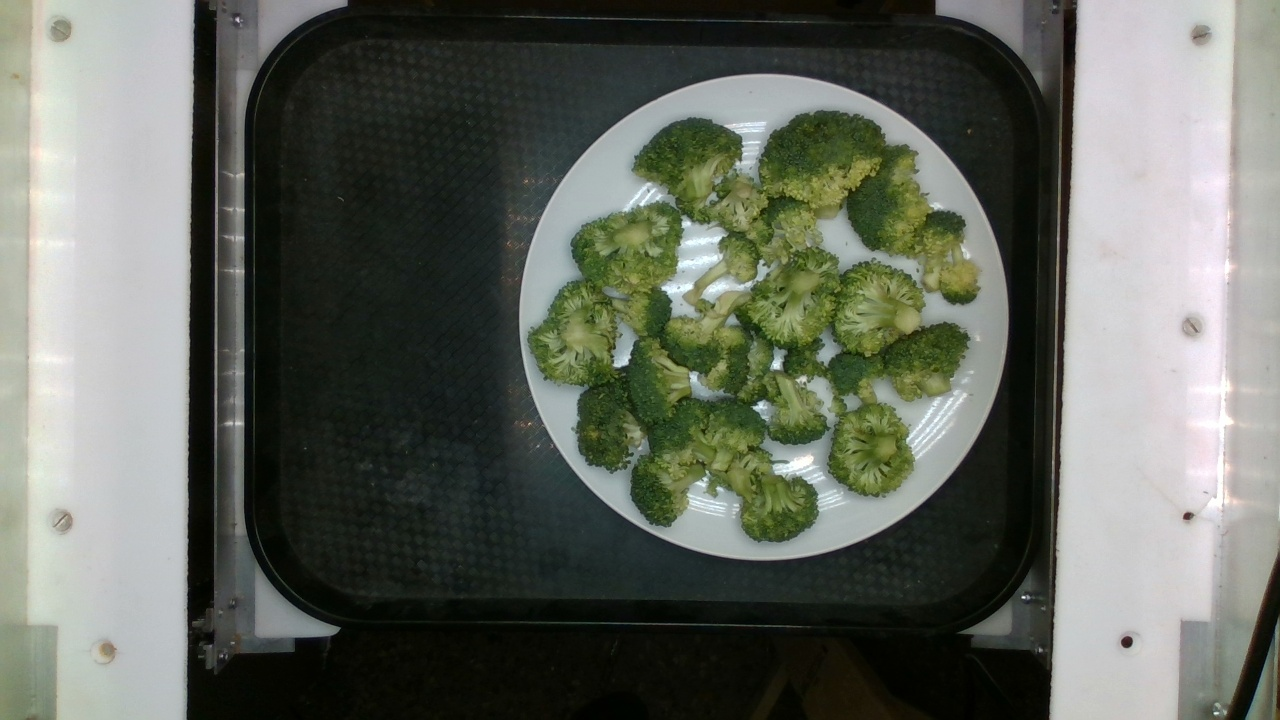
#> input picture dataset/brocoli/79/raw.jpg, 1280 x 720 px
$ python -i circle_detector.py   (imports and definitions only)
#> lines starting #> are read from the running program, lines starting #| are printed output that depends on the picture
#> further down, picture is the input picture: shape (720, 1280, 3); mean B, G, R 94.5, 103.7, 99.3
### backend/detection/segmented_circle.py
import cv2 as cv
import numpy as np

from typing import Tuple, List, Dict

from .circle import Circle

import cv2 as cv
class Segment:

    def __init__(self, x1: int, y1: int, x2: int, y2: int):
        self.x1 = x1
        self.y1 = y1
        self.x2 = x2
        self.y2 = y2

    def get_segment_of(self, arr: np.ndarray) -> np.ndarray:
        return arr[self.y1:self.y2, self.x1:self.x2]

    def get_area(self):
        return (self.x2 - self.x1) * (self.y2 - self.y1)

    # [10 lines left out: function get_segment_of_image, not called in this run]

    def draw_segment(self, image, colour=(125, 100, 0), thickness=0, pad=0):
        cv.rectangle(image, (self.x1 + pad, self.y1 + pad), (self.x2 - pad, self.y2 - pad), colour, thickness)
        # return None


class SegmentedCircle:

    def __init__(self, circle: Circle):
        self.circle = circle
        self.segments: List[Segment] = []

    def add_segment(self, segment:Segment):
        self.segments.append(segment)

    def get_segments_of_image(self, image):
        return [s.get_segment_of_image(image) for s in self.segments]

    # [13 lines left out: functions get_max_value_in_circle, draw, not called in this run]

### backend/detection/circle.py
from typing import Tuple, List, Dict


class Circle:
    def __init__(self, circle: Tuple):
        circle = [int(c) for tuple in circle for c in tuple]
        self.x = circle[0]
        self.y = circle[1]
        self.r = circle[2]

    def get_as_tuple(self):
        return self.x, self.y, self.r

### backend/detection/circle_detector.py
import math
import cv2
import numpy as np

import timeit
from typing import List, Dict, Set, Tuple

from core.config import \
    CIRCLE_DETECT_MIN_DISTANCE_BETWEEN_CENTERS, \
    CIRCLE_DETECT_MIN_RADIUS, \
    CIRCLE_DETECT_PADDING_BOXES, \
    IMAGE_SEGMENT_SIZE_PX

from .circle import Circle
from .segmented_circle import SegmentedCircle, Segment


def is_contained_within_circle(cx, cy, cr, rx, ry, rw, rh):
    points = [
        (rx, ry),
        (rx + rw, ry),
        (rx, ry + rh),
        (rx + rw, ry + rh)
    ]

    for i, point in enumerate(points):
        if not is_point_on_circle(*point, cx, cy, cr):
            return False

    return True


def is_point_on_circle(px, py, cx, cy, cr):
    distance = math.sqrt(((cx - px) ** 2) + ((cy - py) ** 2))
    return distance <= cr


class CircleDetector:
    def __init__(self,
                 grid_size=IMAGE_SEGMENT_SIZE_PX,
                 min_radius=CIRCLE_DETECT_MIN_RADIUS,
                 min_distance_between_centers=CIRCLE_DETECT_MIN_DISTANCE_BETWEEN_CENTERS):
        self.grid_size: int = grid_size
        self.min_radius: int = min_radius
        self.min_distance_between_centers: int = min_distance_between_centers

    def get_segmented_circles(self, image: np.ndarray) -> List[SegmentedCircle]:
        start = timeit.default_timer()
        resized = cv2.resize(image, (640, 360))
        gray = cv2.cvtColor(resized, cv2.COLOR_BGR2GRAY)
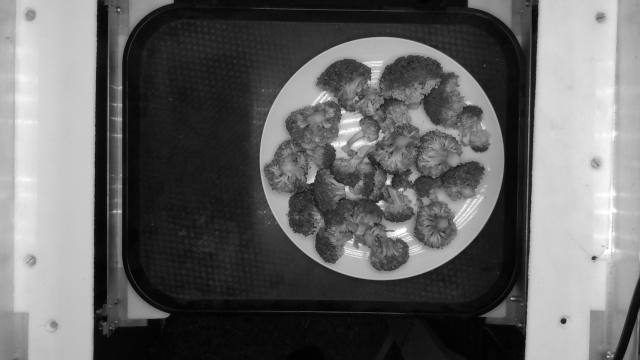
#> gray: shape (360, 640); min 1, max 255, mean 101.5
        min_dist_centers = 640
        min_radius = 100
        max_radius = 200
        circles = cv2.HoughCircles(gray,
                                   cv2.HOUGH_GRADIENT,
                                   1.2,
                                   min_dist_centers,
                                   minRadius=min_radius,
                                   maxRadius=max_radius)
#> circles = [[382.2, 156.6, 123.4]]
        stop = timeit.default_timer()
        # print("detecting circle took %d" % (stop - start))

        if circles is None or circles is []:
            min_radius = 50
            max_radius = 100
            circles = cv2.HoughCircles(gray,
                                       cv2.HOUGH_GRADIENT,
                                       1.2,
                                       min_dist_centers,
                                       minRadius=min_radius,
                                       maxRadius=max_radius)

        if circles is None:
            return []
        # print(circles[0])
        circles = [Circle(c * 2) for c in circles]
#> circles = 1 item

        segmented_circles: List[SegmentedCircle] = []
        start = timeit.default_timer()
        for circle in circles:
            segmented_circles.append(self.get_segmented_circle(circle))
#> this loop made 1 pass
#> (cx in get_segmented_circle, cy in get_segmented_circle, cr in get_segmented_circle, start_x in get_segmented_circle, start_y in get_segmented_circle, num_boxes in get_segmented_circle) on pass 1: (764, 313, 246, 518, 67, 9)
#> after the loop, segmented_circles = 1 item

        stop = timeit.default_timer()
        # print("Segmenting circles took %d" % (stop - start))
        return segmented_circles

    # TODO: Multithread
    def get_segmented_circle(self, circle: Circle) -> SegmentedCircle:
        cx, cy, cr = circle.get_as_tuple()
        start_x = cx - cr
        start_y = cy - cr
        num_boxes = int(2 * cr / IMAGE_SEGMENT_SIZE_PX)
        segmented_circle: SegmentedCircle = SegmentedCircle(circle)

        for i in range(0, num_boxes):
            x1 = start_x + i * self.grid_size
            x2 = x1 + self.grid_size
            for j in range(0, num_boxes):
                y1 = start_y + j * self.grid_size
                y2 = y1 + self.grid_size
                if is_contained_within_circle(cx, cy, cr, x1, y1, self.grid_size, self.grid_size):
                    segmented_circle.add_segment(Segment(x1, y1, x2, y2))

        return segmented_circle

    def draw_segmented_circle(self, image):
        segmented_circles: List[SegmentedCircle] = self.get_segmented_circles(image)
        # print("Found %d circles" % len(segmented_circles))
        for segmented_circle in segmented_circles:
            segmented_circle.draw(image)

>>> import cv2
>>> picture = cv2.imread('../../dataset/brocoli/79/raw.jpg')
>>> result = CircleDetector().get_segmented_circles(picture)
#> result = 1 item
